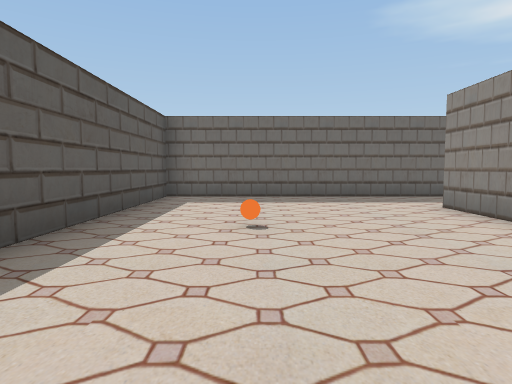
[1] (above)

16 first-person views from a walk through a Unity game level. The camera is 1.4 m above the floor, tilts 4° down and sees 75° across. The floor is counted in squares, 2 m on a side. Each view is taken from the middle of a square. On the plan, view 1 faces up. The plan holds only what a view shows up to about 10 squares ahead; the rest is blank. The place goes on beyond the plan. The player character is not drawn. Some surface patterns are stand-ins.

[2]
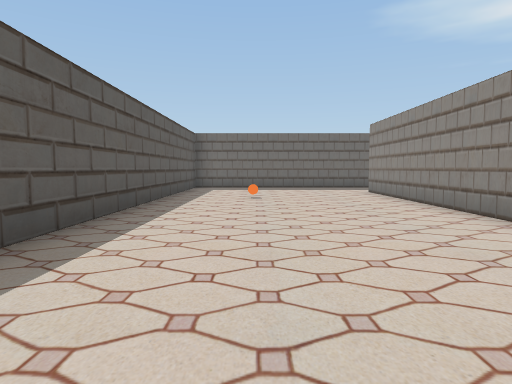

[3]
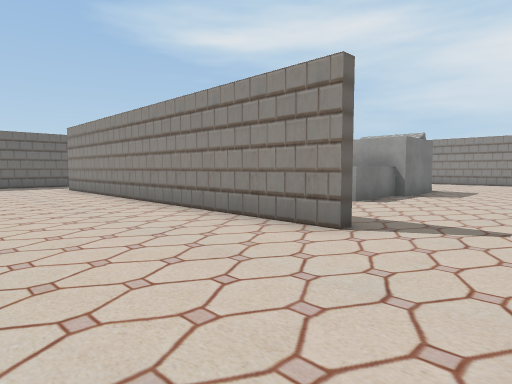

[4]
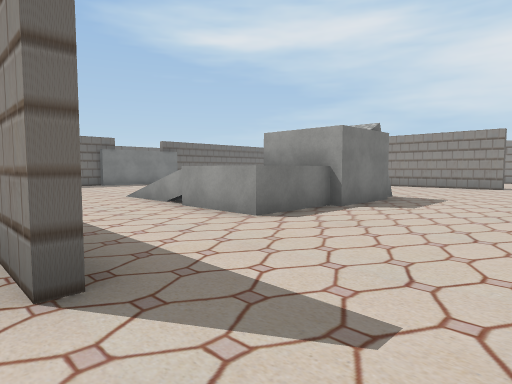

[5]
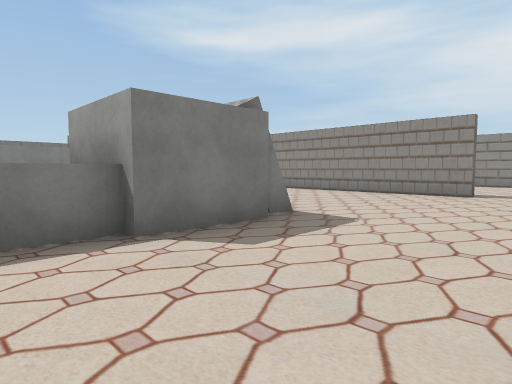

[6]
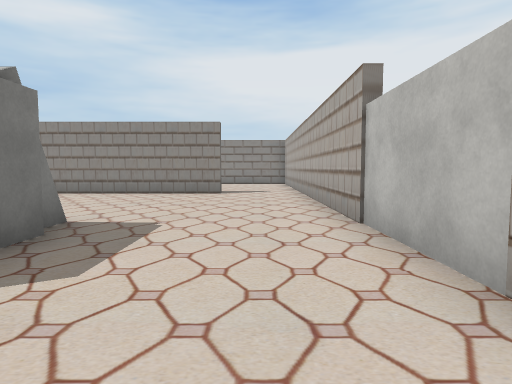

[7]
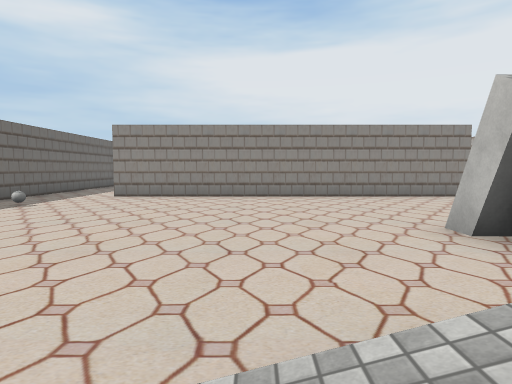

[8]
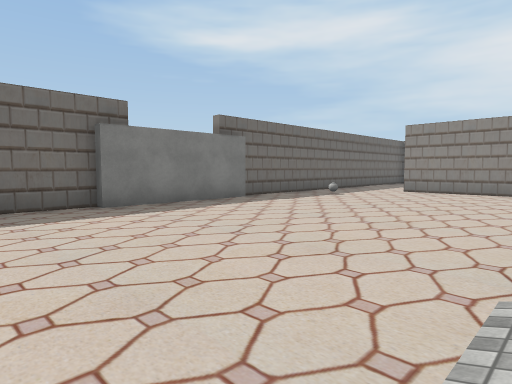

[9]
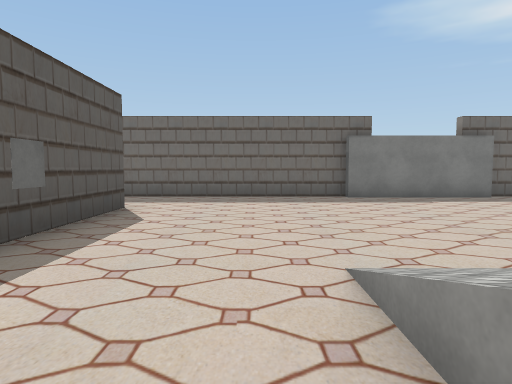

[10]
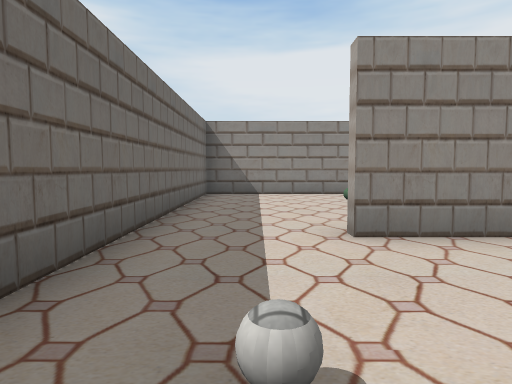

[11]
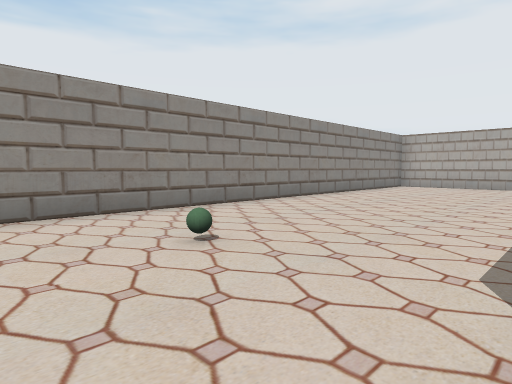

[12]
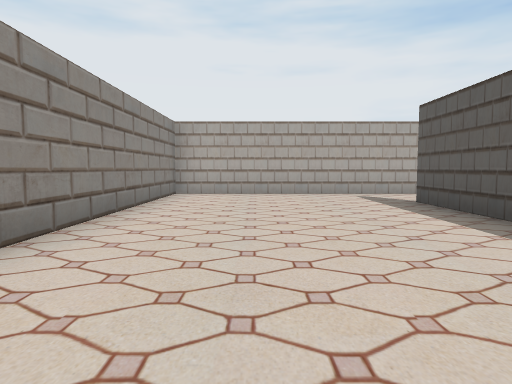

[13]
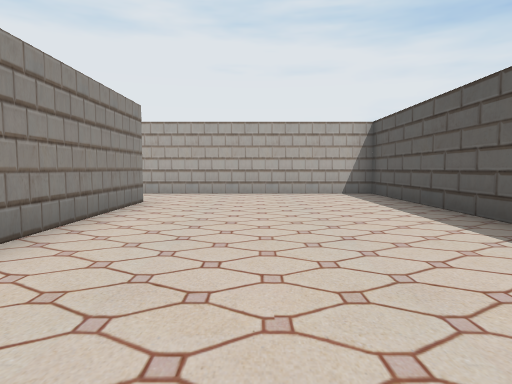

[14]
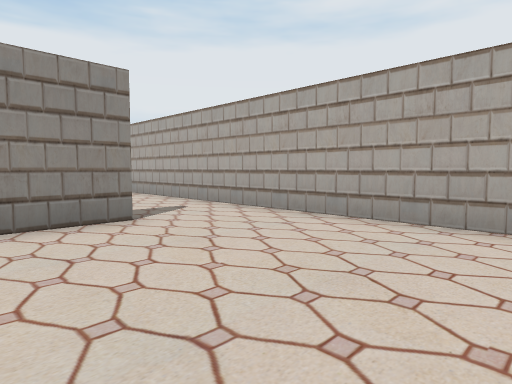

[15]
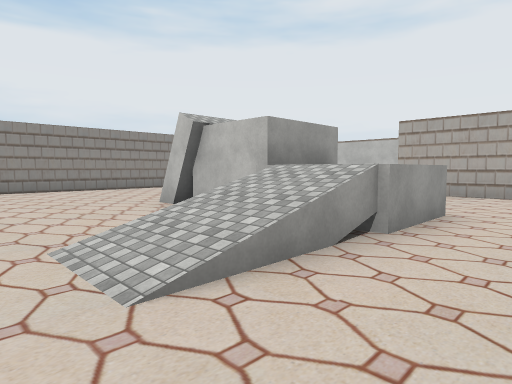

[16]
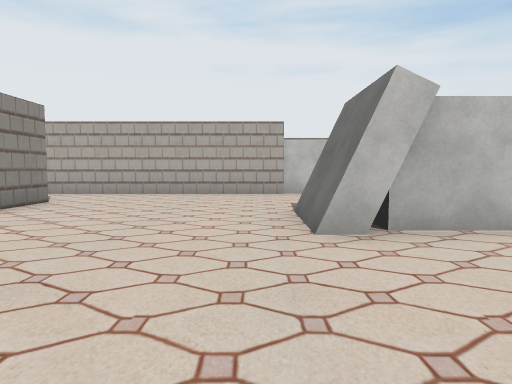

### Floor plan
Points are (right, up) in squares from view 1. A wall is a line through its corners. A room is listed if a view was taken in it or the views show most of it. See-through windows are left out.
Room 1 (views 1, 2, 3, 4, 5, 6, 7, 8, 9, 10, 13, 14, 15, 16)
walls: (10.4, -0.5) (11.2, -0.5); (11, -0.5) (11, -2.5); (3.4, 4.4) (3.4, 6); (10.6, -2.8) (8.5, -2.8) (8.5, -0.8) (10.7, -0.8); (11.2, -2.5) (10.8, -2.5); (3.6, 6) (3.6, 4.4); (3.4, -4.1) (3.4, 2.5); (8.4, 8.4) (-2.2, 8.4) (-2.2, -6.4) (16.5, -6.4); (11.9, 8.1) (8.2, 8.1); (16.4, -4.1) (16.4, 6); (16.6, 8.4) (11.9, 8.4)
low walls: (11.2, -0.5) (11.2, -2.5)
ways out: opening at (17, -5.5) to room 2; opening at (17, 7.5) to room 2
objects: ball (0, 4); white ball (14, 7)
Room 2 (views 11, 12)
walls: (16.6, -1.4) (16.6, -4); (16.5, -6.4) (22.2, -6.4) (22.2, 8.4) (16.6, 8.4)
ways out: opening at (17, -5.5) to room 1; opening at (17, 7.5) to room 1
objects: ball (20, 5)

Where each view was taken, in squares from view 1:
view 1: 0 up, 0 right, facing up
view 2: 4 down, 0 right, facing up
view 3: 6 down, 0 right, facing up-right
view 4: 6 down, 3 right, facing up-right
view 5: 6 down, 7 right, facing up-right
view 6: 5 down, 7 right, facing right
view 7: 2 up, 7 right, facing right
view 8: 2 up, 6 right, facing up-right
view 9: 0 up, 6 right, facing up
view 10: 7 up, 13 right, facing right
view 11: 7 up, 17 right, facing down-right
view 12: 3 up, 20 right, facing down
view 13: 3 up, 1 right, facing down
view 14: 2 down, 1 left, facing down-right
view 15: 3 up, 5 right, facing down-right
view 16: 3 up, 12 right, facing down
